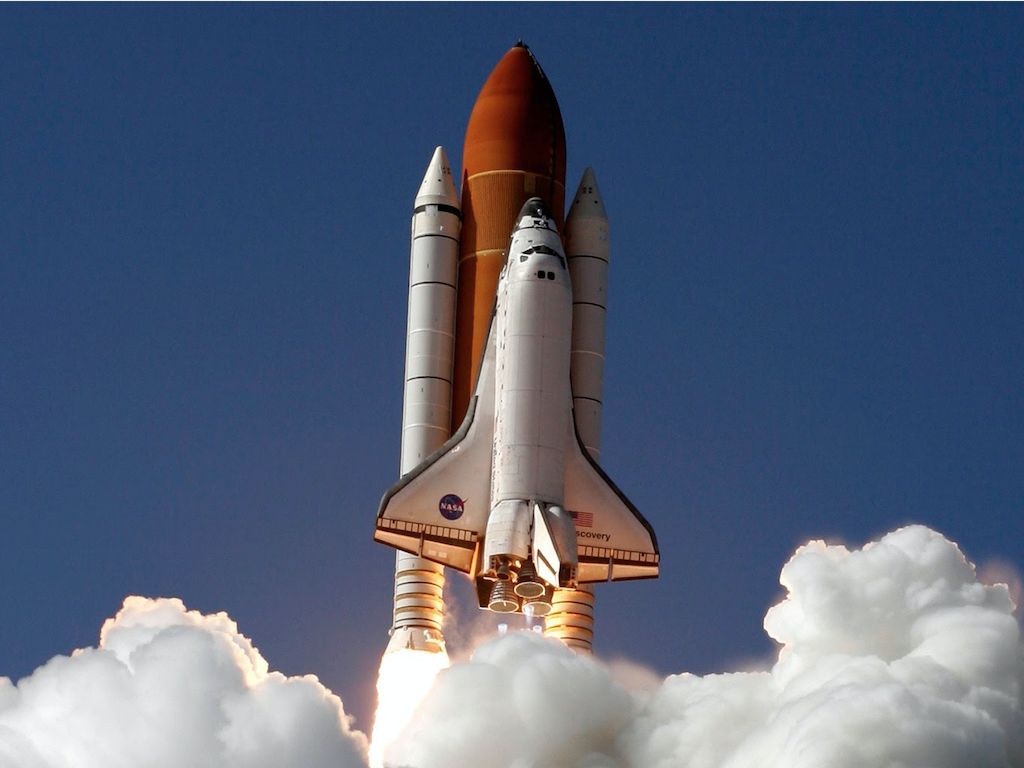
#> input picture Apps/Shuttle/src/shuttle.png, 1024 x 768 px
$ python imgtogt1.py ../Apps/Shuttle/src/shuttle.png
#> lines starting #> are read from the running program, lines starting #| are printed output that depends on the picture
#!/usr/bin/env python3

import sys, os, argparse, re
from PIL import Image
import PIL


# ----------------------------------------
# UTILITIES

verbose = 0
progname = 'imgtogt1'

def convert(args):
    im = Image.open(args.infile).convert('RGB')
    size = im.size
#> size = (1024, 768)
    if args.verbose > 0:
        print(f"original image size {size}")
    if args.aspect:
        newsize = (args.maxw, args.maxh)
    else:
        scalefactor = min(args.maxw / size[0], args.maxh / size[1])
#> scalefactor = 0.156
        newsize = ( int(size[0] * scalefactor), int(size[1] * scalefactor) )
#> newsize = (160, 120)
    if args.verbose > 0:
        print(f"scaled image size {newsize}")
    scaled_im = im.resize(newsize, resample=getattr(Image.Resampling, args.method))
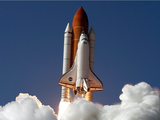
#> scaled_im: PIL image 160x120 RGB; mean R, G, B 85, 97.1, 120.7
    starth = (args.start & 0xff00) >> 8
    startl = args.start & 0xff;
    if (starth + newsize[1] > 256):
        raise RuntimeError(f"image extends beyond 64k boundary")
    if (startl + newsize[0] > 256):
        raise RuntimeError(f"image rows extends beyond page boundary")
    with open(args.outfile, "wb") as fo:
        for y in range(newsize[1]):
            fo.write(bytes((y+starth,startl, newsize[0] & 0xff)))
            row = []
            for x in range(newsize[0]):
                r, g, b = scaled_im.getpixel((x, y))
                row.append( (r//85) + 4*(g//85) + 16*(b//85) )
            fo.write(bytes(row))
        fo.write(bytes((0,0x00,0x00)))


# ----------------------------------------
# MAIN


def main(argv):
    global verbose
    parser = argparse.ArgumentParser(
        usage='imgtogt1.py [options] infile [outfile.gt1]',
        description='Convert an image into a GT1 file')
    parser.add_argument('-s', '--size', action='store', type=str, default='160x120',
                        help='requested image size')
    parser.add_argument('-m', '--method', action='store', type=str, default='LANCZOS',
                        help='resampling method (default: LANCZOS)')
    parser.add_argument('-a', '--aspect', action='store_true',
                        help='do not maintain scaling ratio')
    parser.add_argument('--start', action='store', type=str, default='0x800',
                        help='starting address in memory')
    parser.add_argument('-f', '--force', action='store_true',
                        help='overwrites output file')
    parser.add_argument('-v', '--verbose', action='count',
                        help='print verbose message')
    parser.add_argument('infile', help='input file')
    parser.add_argument('outfile', nargs='?', help='output file')
    args = parser.parse_args(argv)
    args.verbose = args.verbose or 0
    if not args.outfile:
        (stem,ext) = os.path.splitext(args.infile)
        args.outfile = stem + '.gt1'
    if not args.outfile.endswith('.gt1'):
        print(f"{progname}: warning: {s}", file=sys.stderr)
    if os.path.exists(args.outfile) and not args.force:
        raise RuntimeError(f"not overwriting existing file '{args.outfile}'")
    try:
        match = re.match(r"([0-9]+)x([0-9]+)", args.size)
        args.maxw = int(match.group(1))
        args.maxh = int(match.group(2))
    except:
        raise RuntimeError(f"Cannot parse size argument {args.size}")
    try:
        args.start = int(args.start, 0)
    except:
        raise RuntimeError(f"Cannot parse start argument {args.start}")
    if not 1 < args.maxw <= 256 or not 1 < args.maxh <= 120:
        raise RuntimeError(f"requested size {args.w}x{args.h} out of range")
    if not hasattr(Image.Resampling,args.method):
        raise RuntimeError(f"unknown resampling method: {args.method}")


    convert(args)

if __name__ == '__main__':
    try:
        sys.exit(main(sys.argv[1:]))
#> (the program exits here)
